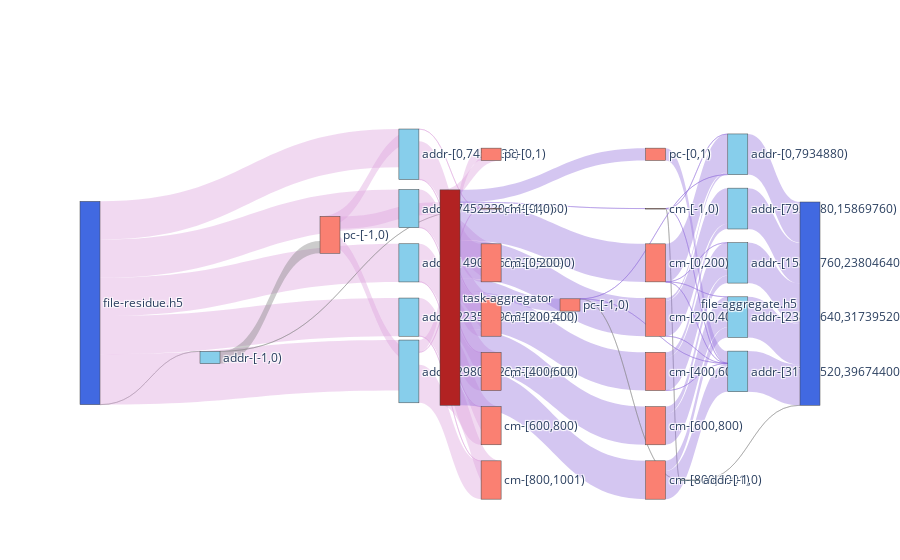

The cell this chart's notebook holds for it:
### Code cell
AGG = nx.compose(G_AGG_R, G_AGG_W) 

agg_nodes, agg_nodes_dict = get_nodes_for_sankey(AGG,rm_tags=['agg_r','agg_w'])

agg_links = get_links_for_sankey(AGG, agg_nodes_dict)
fig = go.Figure(go.Sankey(
            node = agg_nodes,
            link = agg_links, orientation='h'))
fig.show()
fig.write_html(f"{path}/sankey-grouped-agg-vol-vfd.html")

### Figure 1 — Plotly figure (JSON) as saved in the notebook; plotly's stock layout.template omitted (floating-point values rounded to 4 significant figures)
{"data": [{"link": {"color": ["rgba(128, 128, 128, 0.4)", "rgba(221, 160, 221,0.4)", "rgba(221, 160, 221,0.4)", "rgba(221, 160, 221,0.4)", "rgba(221, 160, 221,0.4)", "rgba(221, 160, 221,0.4)", "rgba(128, 128, 128, 0.4)", "rgba(128, 128, 128, 0.4)", "rgba(221, 160, 221,0.4)", "rgba(221, 160, 221,0.4)", "rgba(221, 160, 221,0.4)", "rgba(221, 160, 221,0.4)", "rgba(221, 160, 221,0.4)", "rgba(221, 160, 221,0.4)", "rgba(221, 160, 221,0.4)", "rgba(221, 160, 221,0.4)", "rgba(221, 160, 221,0.4)", "rgba(221, 160, 221,0.4)", "rgba(221, 160, 221,0.4)", "rgba(221, 160, 221,0.4)", "rgba(221, 160, 221,0.4)", "rgba(221, 160, 221,0.4)", "rgba(221, 160, 221,0.4)", "rgba(221, 160, 221,0.4)", "rgba(221, 160, 221,0.4)", "rgba(221, 160, 221,0.4)", "rgba(221, 160, 221,0.4)", "rgba(221, 160, 221,0.4)", "rgba(221, 160, 221,0.4)", "rgba(221, 160, 221,0.4)", "rgba(147, 112, 219, 0.4)", "rgba(147, 112, 219, 0.4)", "rgba(147, 112, 219, 0.4)", "rgba(147, 112, 219, 0.4)", "rgba(147, 112, 219, 0.4)", "rgba(147, 112, 219, 0.4)", "rgba(147, 112, 219, 0.4)", "rgba(147, 112, 219, 0.4)", "rgba(128, 128, 128, 0.4)", "rgba(147, 112, 219, 0.4)", "rgba(147, 112, 219, 0.4)", "rgba(128, 128, 128, 0.4)", "rgba(147, 112, 219, 0.4)", "rgba(147, 112, 219, 0.4)", "rgba(147, 112, 219, 0.4)", "rgba(147, 112, 219, 0.4)", "rgba(147, 112, 219, 0.4)", "rgba(147, 112, 219, 0.4)", "rgba(147, 112, 219, 0.4)", "rgba(147, 112, 219, 0.4)", "rgba(147, 112, 219, 0.4)", "rgba(147, 112, 219, 0.4)", "rgba(147, 112, 219, 0.4)", "rgba(147, 112, 219, 0.4)", "rgba(147, 112, 219, 0.4)", "rgba(147, 112, 219, 0.4)", "rgba(147, 112, 219, 0.4)", "rgba(147, 112, 219, 0.4)", "rgba(147, 112, 219, 0.4)", "rgba(128, 128, 128, 0.4)", "rgba(147, 112, 219, 0.4)", "rgba(147, 112, 219, 0.4)", "rgba(147, 112, 219, 0.4)", "rgba(147, 112, 219, 0.4)", "rgba(147, 112, 219, 0.4)"], "label": ["ave_acc_size: 1 B op: open", "ave_acc_size: 18.09 KB op: read", "ave_acc_size: 18.62 KB op: read", "ave_acc_size: 18.62 KB op: read", "ave_acc_size: 24.5 KB op: read", "ave_acc_size: 18.62 KB op: read", "ave_acc_size: 1 B op: open", "ave_acc_size: 2.4 MB op: open", "ave_acc_size: 1 B op: read", "ave_acc_size: 37.11 KB op: read", "ave_acc_size: 37.02 KB op: read", "ave_acc_size: 2.4 MB op: read", "ave_acc_size: 1 B op: read", "ave_acc_size: 37.21 KB op: read", "ave_acc_size: 2.4 MB op: read", "ave_acc_size: 2.4 MB op: read", "ave_acc_size: 37.21 KB op: read", "ave_acc_size: 36.82 KB op: read", "ave_acc_size: 37.2 KB op: read", "ave_acc_size: 37.51 KB op: read", "ave_acc_size: 37.21 KB op: read", "ave_acc_size: 37.21 KB op: read", "ave_acc_size: 1 B op: read", "ave_acc_size: 2.4 MB op: read", "ave_acc_size: 37.11 KB op: read", "ave_acc_size: 37.21 KB op: read", "ave_acc_size: 37.2 KB op: read", "ave_acc_size: 37.21 KB op: read", "ave_acc_size: 37.21 KB op: read", "ave_acc_size: 2.4 MB op: read", "ave_acc_size: 1 B op: write", "ave_acc_size: 37.11 KB op: write", "ave_acc_size: 37.21 KB op: write", "ave_acc_size: 37.2 KB op: write", "ave_acc_size: 37.21 KB op: write", "ave_acc_size: 37.21 KB op: write", "ave_acc_size: 2.4 MB op: write", "ave_acc_size: 2.4 MB op: write", "ave_acc_size: 1 B op: open", "ave_acc_size: 171.14 B op: write", "ave_acc_size: 148 B op: write", "ave_acc_size: 1 B op: open", "ave_acc_size: 171.14 B op: write", "ave_acc_size: 148 B op: write", "ave_acc_size: 37.25 KB op: write", "ave_acc_size: 16 B op: write", "ave_acc_size: 16 B op: write", "ave_acc_size: 16 B op: write", "ave_acc_size: 37.26 KB op: write", "ave_acc_size: 16 B op: write", "ave_acc_size: 37.24 KB op: write", "ave_acc_size: 25.83 KB op: write", "ave_acc_size: 16 B op: write", "ave_acc_size: 37.26 KB op: write", "ave_acc_size: 18.64 KB op: write", "ave_acc_size: 18.87 KB op: write", "ave_acc_size: 18.61 KB op: write", "ave_acc_size: 18.83 KB op: write", "ave_acc_size: 2.4 KB op: write", "ave_acc_size: 1 B op: open", "ave_acc_size: 36.07 KB op: write", "ave_acc_size: 4.36 KB op: write", "ave_acc_size: 23.93 KB op: write", "ave_acc_size: 18.63 KB op: write", "ave_acc_size: 37.24 KB op: write"], "source": [0, 0, 0, 0, 0, 0, 1, 1, 2, 2, 2, 2, 3, 3, 3, 3, 4, 4, 5, 5, 6, 6, 7, 8, 9, 10, 11, 12, 13, 14, 15, 15, 15, 15, 15, 15, 15, 15, 16, 16, 16, 17, 17, 17, 18, 18, 18, 18, 19, 19, 19, 20, 20, 20, 21, 21, 22, 22, 23, 24, 25, 26, 27, 28, 29], "target": [1, 2, 5, 6, 3, 4, 7, 8, 7, 9, 10, 8, 7, 13, 8, 14, 10, 11, 11, 12, 12, 13, 15, 15, 15, 15, 15, 15, 15, 15, 16, 18, 19, 20, 21, 22, 17, 23, 24, 25, 26, 24, 25, 26, 25, 27, 28, 26, 25, 26, 29, 27, 26, 29, 27, 28, 28, 26, 26, 30, 30, 30, 30, 30, 30], "value": [1, 7470344, 7447664, 7449464, 9849656, 7447768, 1, 2400000, 1, 7422108, 37024, 2400000, 1, 7442296, 2400000, 2400000, 7404124, 36820, 7403344, 37508, 7405428, 37212, 1, 2400000, 7422108, 7441148, 7440164, 7442936, 7479508, 2400000, 1, 7422108, 7441148, 7440164, 7442936, 7479508, 2400000, 2400000, 1, 1198, 296, 1, 1198, 296, 7412880, 32, 64, 3088, 521688, 3200, 6926280, 6405000, 2096, 1043192, 1491192, 5961704, 1973088, 5516472, 2400000, 1, 7935766, 7925152, 7896224, 7934856, 7969472]}, "node": {"color": ["RoyalBlue", "SkyBlue", "SkyBlue", "SkyBlue", "SkyBlue", "SkyBlue", "SkyBlue", "Salmon", "Salmon", "Salmon", "Salmon", "Salmon", "Salmon", "Salmon", "Salmon", "FireBrick", "Salmon", "Salmon", "Salmon", "Salmon", "Salmon", "Salmon", "Salmon", "Salmon", "SkyBlue", "SkyBlue", "SkyBlue", "SkyBlue", "SkyBlue", "SkyBlue", "RoyalBlue"], "label": ["file-residue.h5", "addr-[-1,0)", "addr-[0,7452330)", "addr-[29809320,37261649)", "addr-[7452330,14904660)", "addr-[14904660,22356990)", "addr-[22356990,29809320)", "cm-[-1,0)", "pc-[-1,0)", "cm-[0,200)", "cm-[200,400)", "cm-[400,600)", "cm-[600,800)", "cm-[800,1001)", "pc-[0,1)", "task-aggregator", "cm-[-1,0)", "pc-[-1,0)", "cm-[0,200)", "cm-[200,400)", "cm-[400,600)", "cm-[600,800)", "cm-[800,1001)", "pc-[0,1)", "addr-[-1,0)", "addr-[0,7934880)", "addr-[31739520,39674400)", "addr-[15869760,23804640)", "addr-[23804640,31739520)", "addr-[7934880,15869760)", "file-aggregate.h5"], "x": [0.3333, 0.4444, 0.4444, 0.4444, 0.4444, 0.4444, 0.4444, 0.5556, 0.5556, 0.5556, 0.5556, 0.5556, 0.5556, 0.5556, 0.5556, 0.6667, 0.7778, 0.7778, 0.7778, 0.7778, 0.7778, 0.7778, 0.7778, 0.7778, 0.8889, 0.8889, 0.8889, 0.8889, 0.8889, 0.8889, 1], "y": [0, 0, 0.1429, 0.7143, 0.2857, 0.4286, 0.5714, 0.2857, 0, 0.4286, 0.5714, 0.7143, 0.8571, 1, 0.1429, 0, 0.2857, 0, 0.4286, 0.5714, 0.7143, 0.8571, 1, 0.1429, 0, 0.1429, 0.7143, 0.4286, 0.5714, 0.2857, 0]}, "orientation": "h", "type": "sankey"}], "layout": {}}
